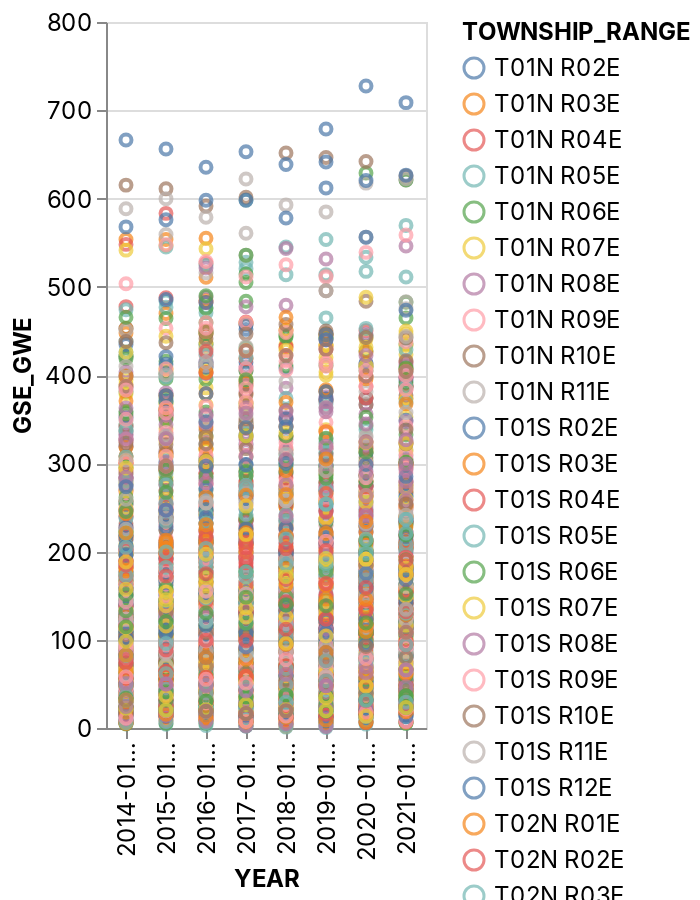

The code cell stored with this chart in its notebook:
### Markdown cell above
##### Groundwater levels

- Observed below: a dip in the groundwater levels from 2014 through 2016, the drought years, 
- then an increase until 2020 and followed by a drop in 2021, another sever drought year.

### Code cell
_deepnote_run_altair(shortage_subset_df, """{"$schema":"https://vega.github.io/schema/vega-lite/v4.json","mark":{"type":"point","tooltip":{"content":"data"}},"height":220,"autosize":{"type":"fit"},"data":{"name":"placeholder"},"encoding":{"x":{"field":"YEAR","type":"nominal","sort":null,"scale":{"type":"linear","zero":false}},"y":{"field":"GSE_GWE","type":"quantitative","sort":null,"scale":{"type":"linear","zero":false}},"color":{"field":"TOWNSHIP_RANGE","type":"nominal","sort":null,"scale":{"type":"linear","zero":false}}}}""")

### Figure 1 — Vega-Lite specification as saved in the notebook (floating-point values rounded to 4 significant figures; data arrays with more than 128 entries replaced by an {"elided": "..."} marker saying what was removed)
{"config": {"view": {"continuousWidth": 400, "continuousHeight": 300}, "area": {"fill": "#51C0E9"}, "axis": {"labelFont": "Inter, sans-serif", "labelFontSize": 12, "labelFontWeight": "normal", "labelLimit": 60, "labelOverlap": "greedy", "titleFont": "Inter, sans-serif", "titleFontSize": 12, "titleFontWeight": "bold"}, "background": "#ffffff", "legend": {"labelFont": "Inter, sans-serif", "labelFontSize": 12, "titleFont": "Inter, sans-serif", "titleFontSize": 12, "titleFontWeight": "bold"}, "line": {"stroke": "#51C0E9", "strokeWidth": 2}, "rect": {"fill": "#51C0E9"}, "title": {"anchor": "start", "color": "#000000", "font": "Inter, sans-serif", "fontSize": 22, "fontWeight": "normal"}}, "data": {"name": "data-2628ccd0194c65e4b4d22befd137e14e"}, "mark": {"type": "point", "tooltip": {"content": "data"}}, "autosize": {"type": "fit"}, "encoding": {"color": {"field": "TOWNSHIP_RANGE", "scale": {"type": "linear", "zero": false}, "sort": null, "type": "nominal"}, "x": {"field": "YEAR", "scale": {"type": "linear", "zero": false}, "sort": null, "type": "nominal"}, "y": {"field": "GSE_GWE", "scale": {"type": "linear", "zero": false}, "sort": null, "type": "quantitative"}}, "height": 440, "width": "container", "$schema": "https://vega.github.io/schema/vega-lite/v4.json", "datasets": {"data-2628ccd0194c65e4b4d22befd137e14e": {"elided": "3824 records"}}}
